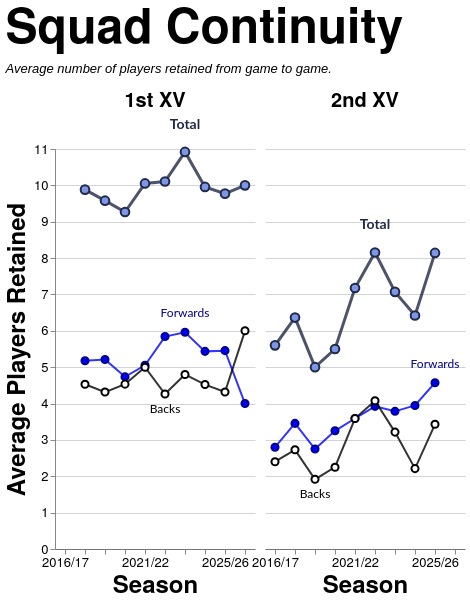

Vega-Lite specification for this chart:
### Vega-Lite specification from a JSON file in a GitHub repository (floating-point values rounded to 4 significant figures)
{"config": {"axis": {"labelFont": "PT Sans Narrow, Helvetica Neue, Helvetica, Arial, sans-serif", "titleFont": "PT Sans Narrow, Helvetica Neue, Helvetica, Arial, sans-serif", "labelFontSize": 13, "titleFontSize": 24, "gridColor": "#202947", "gridOpacity": 0.2, "zindex": 1}, "text": {"font": "Lato, sans-serif"}, "bar": {"cornerRadiusEnd": 5}, "header": {"labelFont": "PT Sans Narrow, Helvetica Neue, Helvetica, Arial, sans-serif", "titleFont": "PT Sans Narrow, Helvetica Neue, Helvetica, Arial, sans-serif", "labelFontSize": 24, "titleFontSize": 28, "labelFontWeight": "bold", "orient": "left"}, "legend": {"labelFont": "PT Sans Narrow, Helvetica Neue, Helvetica, Arial, sans-serif", "titleFont": "PT Sans Narrow, Helvetica Neue, Helvetica, Arial, sans-serif", "labelFontSize": 14, "titleFontSize": 16, "titlePadding": 5, "fillColor": "white", "strokeColor": "black", "padding": 10, "titleFontWeight": "lighter", "titleFontStyle": "italic", "titleColor": "gray", "offset": 10}, "title": {"font": "PT Sans Narrow, Helvetica Neue, Helvetica, Arial, sans-serif", "fontSize": 48, "fontWeight": "bold", "anchor": "start", "align": "center", "titlePadding": 20, "subtitlePadding": 10, "subtitleFontSize": 13, "subtitleColor": "", "subtitleFontStyle": "italic", "offset": 15, "color": "black"}, "axisX": {"labelAngle": 0}, "facet": {"title": null, "header": null, "align": {"row": "each", "column": "each"}, "spacing": 10}, "resolve": {"scale": {"y": "independent", "facet": "independent"}}, "background": "transparent", "scale": {"offsetBandPaddingOuter": 0.2, "offsetBandPaddingInner": 0.1}, "view": {"stroke": null, "background": "transparent"}}, "data": {"name": "data-5671cdf89bb172ab61630fdff52f1200"}, "facet": {"column": {"field": "squad", "header": {"labelExpr": "datum.value + ' XV'", "labelFontSize": 20, "labelPadding": 6}, "sort": ["1st", "2nd"], "title": null, "type": "nominal"}}, "spec": {"layer": [{"mark": {"type": "line", "color": "#202946", "opacity": 0.8, "point": {"filled": true, "color": "#7d96e8", "stroke": "#202946", "size": 75, "strokeWidth": 2}, "strokeWidth": 3}, "encoding": {"detail": [{"field": "unit", "type": "nominal"}], "tooltip": [{"field": "season", "title": "Season", "type": "ordinal"}, {"field": "squad", "title": "Squad", "type": "nominal"}, {"field": "unit", "title": "Unit", "type": "nominal"}, {"field": "retained", "format": ".1f", "title": "Avg Retained", "type": "quantitative"}], "x": {"axis": {"labelAngle": 0, "labelOverlap": "parity"}, "field": "season", "sort": "ascending", "title": "Season", "type": "ordinal"}, "y": {"axis": {"tickMinStep": 1}, "field": "retained", "scale": {"zero": true}, "title": "Average Players Retained", "type": "quantitative"}}, "transform": [{"filter": "(datum.unit === 'Total')"}]}, {"mark": {"type": "line", "color": "blue", "opacity": 0.8, "point": {"filled": true, "color": "blue", "stroke": "darkblue", "size": 50, "strokeWidth": 2}, "strokeWidth": 2}, "encoding": {"detail": [{"field": "unit", "type": "nominal"}], "tooltip": [{"field": "season", "title": "Season", "type": "ordinal"}, {"field": "squad", "title": "Squad", "type": "nominal"}, {"field": "unit", "title": "Unit", "type": "nominal"}, {"field": "retained", "format": ".1f", "title": "Avg Retained", "type": "quantitative"}], "x": {"axis": {"labelAngle": 0, "labelOverlap": "parity"}, "field": "season", "sort": "ascending", "title": "Season", "type": "ordinal"}, "y": {"axis": {"tickMinStep": 1}, "field": "retained", "scale": {"zero": true}, "title": "Average Players Retained", "type": "quantitative"}}, "transform": [{"filter": "(datum.unit === 'Forwards')"}]}, {"mark": {"type": "line", "color": "black", "opacity": 0.8, "point": {"filled": true, "color": "white", "stroke": "black", "size": 50, "strokeWidth": 2}, "strokeWidth": 2}, "encoding": {"detail": [{"field": "unit", "type": "nominal"}], "tooltip": [{"field": "season", "title": "Season", "type": "ordinal"}, {"field": "squad", "title": "Squad", "type": "nominal"}, {"field": "unit", "title": "Unit", "type": "nominal"}, {"field": "retained", "format": ".1f", "title": "Avg Retained", "type": "quantitative"}], "x": {"axis": {"labelAngle": 0, "labelOverlap": "parity"}, "field": "season", "sort": "ascending", "title": "Season", "type": "ordinal"}, "y": {"axis": {"tickMinStep": 1}, "field": "retained", "scale": {"zero": true}, "title": "Average Players Retained", "type": "quantitative"}}, "transform": [{"filter": "(datum.unit === 'Backs')"}]}, {"mark": {"type": "text", "align": "center", "baseline": "bottom", "color": "#202946", "dx": 0, "dy": -20, "fontSize": 14, "fontWeight": "bold"}, "encoding": {"detail": [{"field": "unit", "type": "nominal"}], "text": {"value": "Total"}, "tooltip": [{"field": "season", "title": "Season", "type": "ordinal"}, {"field": "squad", "title": "Squad", "type": "nominal"}, {"field": "unit", "title": "Unit", "type": "nominal"}, {"field": "retained", "format": ".1f", "title": "Avg Retained", "type": "quantitative"}], "x": {"field": "season", "type": "ordinal"}, "y": {"field": "retained", "type": "quantitative"}}, "transform": [{"filter": "(datum.unit === 'Total')"}, {"calculate": "toNumber(split(datum.season, '/')[0])", "as": "season_order"}, {"joinaggregate": [{"op": "max", "field": "retained", "as": "max_value"}, {"op": "min", "field": "retained", "as": "min_value"}], "groupby": ["squad"]}, {"filter": "datum.retained > 0"}, {"filter": "datum.retained == datum.max_value"}, {"window": [{"op": "row_number", "field": "", "as": "rank"}], "groupby": ["squad"], "sort": [{"field": "season_order", "order": "descending"}]}, {"filter": "datum.rank == 1"}]}, {"mark": {"type": "text", "align": "center", "baseline": "bottom", "color": "darkblue", "dx": 0, "dy": -12, "fontSize": 12, "fontWeight": "normal"}, "encoding": {"detail": [{"field": "unit", "type": "nominal"}], "text": {"value": "Forwards"}, "tooltip": [{"field": "season", "title": "Season", "type": "ordinal"}, {"field": "squad", "title": "Squad", "type": "nominal"}, {"field": "unit", "title": "Unit", "type": "nominal"}, {"field": "retained", "format": ".1f", "title": "Avg Retained", "type": "quantitative"}], "x": {"field": "season", "type": "ordinal"}, "y": {"field": "retained", "type": "quantitative"}}, "transform": [{"filter": "(datum.unit === 'Forwards')"}, {"calculate": "toNumber(split(datum.season, '/')[0])", "as": "season_order"}, {"joinaggregate": [{"op": "max", "field": "retained", "as": "max_value"}, {"op": "min", "field": "retained", "as": "min_value"}], "groupby": ["squad"]}, {"filter": "datum.retained > 0"}, {"filter": "datum.retained == datum.max_value"}, {"window": [{"op": "row_number", "field": "", "as": "rank"}], "groupby": ["squad"], "sort": [{"field": "season_order", "order": "descending"}]}, {"filter": "datum.rank == 1"}]}, {"mark": {"type": "text", "align": "center", "baseline": "top", "color": "black", "dx": 0, "dy": 10, "fontSize": 12, "fontWeight": "normal"}, "encoding": {"detail": [{"field": "unit", "type": "nominal"}], "text": {"value": "Backs"}, "tooltip": [{"field": "season", "title": "Season", "type": "ordinal"}, {"field": "squad", "title": "Squad", "type": "nominal"}, {"field": "unit", "title": "Unit", "type": "nominal"}, {"field": "retained", "format": ".1f", "title": "Avg Retained", "type": "quantitative"}], "x": {"field": "season", "type": "ordinal"}, "y": {"field": "retained", "type": "quantitative"}}, "transform": [{"filter": "(datum.unit === 'Backs')"}, {"calculate": "toNumber(split(datum.season, '/')[0])", "as": "season_order"}, {"joinaggregate": [{"op": "max", "field": "retained", "as": "max_value"}, {"op": "min", "field": "retained", "as": "min_value"}], "groupby": ["squad"]}, {"filter": "datum.retained > 0"}, {"filter": "datum.retained == datum.min_value"}, {"window": [{"op": "row_number", "field": "", "as": "rank"}], "groupby": ["squad"], "sort": [{"field": "season_order", "order": "descending"}]}, {"filter": "datum.rank == 1"}]}, {"mark": {"type": "point", "color": "#7d96e8", "filled": true, "size": 250, "stroke": "#202946", "strokeWidth": 3}, "encoding": {"detail": [{"field": "unit", "type": "nominal"}], "tooltip": [{"field": "season", "title": "Season", "type": "ordinal"}, {"field": "squad", "title": "Squad", "type": "nominal"}, {"field": "unit", "title": "Unit", "type": "nominal"}, {"field": "retained", "format": ".1f", "title": "Avg Retained", "type": "quantitative"}], "x": {"axis": {"labelAngle": 0, "labelOverlap": "parity"}, "field": "season", "sort": "ascending", "title": "Season", "type": "ordinal"}, "y": {"axis": {"tickMinStep": 1}, "field": "retained", "scale": {"zero": true}, "title": "Average Players Retained", "type": "quantitative"}}, "transform": [{"filter": "datum.unit === 'Total' && datum.isSelected"}]}, {"mark": {"type": "point", "color": "blue", "filled": true, "size": 180, "stroke": "darkblue", "strokeWidth": 3}, "encoding": {"detail": [{"field": "unit", "type": "nominal"}], "tooltip": [{"field": "season", "title": "Season", "type": "ordinal"}, {"field": "squad", "title": "Squad", "type": "nominal"}, {"field": "unit", "title": "Unit", "type": "nominal"}, {"field": "retained", "format": ".1f", "title": "Avg Retained", "type": "quantitative"}], "x": {"axis": {"labelAngle": 0, "labelOverlap": "parity"}, "field": "season", "sort": "ascending", "title": "Season", "type": "ordinal"}, "y": {"axis": {"tickMinStep": 1}, "field": "retained", "scale": {"zero": true}, "title": "Average Players Retained", "type": "quantitative"}}, "transform": [{"filter": "datum.unit === 'Forwards' && datum.isSelected"}]}, {"mark": {"type": "point", "color": "white", "filled": true, "size": 180, "stroke": "black", "strokeWidth": 3}, "encoding": {"detail": [{"field": "unit", "type": "nominal"}], "tooltip": [{"field": "season", "title": "Season", "type": "ordinal"}, {"field": "squad", "title": "Squad", "type": "nominal"}, {"field": "unit", "title": "Unit", "type": "nominal"}, {"field": "retained", "format": ".1f", "title": "Avg Retained", "type": "quantitative"}], "x": {"axis": {"labelAngle": 0, "labelOverlap": "parity"}, "field": "season", "sort": "ascending", "title": "Season", "type": "ordinal"}, "y": {"axis": {"tickMinStep": 1}, "field": "retained", "scale": {"zero": true}, "title": "Average Players Retained", "type": "quantitative"}}, "transform": [{"filter": "datum.unit === 'Backs' && datum.isSelected"}]}], "height": 400, "width": 200}, "spacing": 10, "title": {"text": "Squad Continuity", "subtitle": ["Average number of players retained from game to game."]}, "$schema": "https://vega.github.io/schema/vega-lite/v5.20.1.json", "datasets": {"data-5671cdf89bb172ab61630fdff52f1200": [{"season": "2017/18", "squad": "1st", "unit": "Total", "retained": 9.882}, {"season": "2017/18", "squad": "1st", "unit": "Forwards", "retained": 5.176}, {"season": "2017/18", "squad": "1st", "unit": "Backs", "retained": 4.529}, {"season": "2018/19", "squad": "1st", "unit": "Total", "retained": 9.579}, {"season": "2018/19", "squad": "1st", "unit": "Forwards", "retained": 5.211}, {"season": "2018/19", "squad": "1st", "unit": "Backs", "retained": 4.316}, {"season": "2019/20", "squad": "1st", "unit": "Total", "retained": 9.267}, {"season": "2019/20", "squad": "1st", "unit": "Forwards", "retained": 4.733}, {"season": "2019/20", "squad": "1st", "unit": "Backs", "retained": 4.533}, {"season": "2021/22", "squad": "1st", "unit": "Total", "retained": 10.05}, {"season": "2021/22", "squad": "1st", "unit": "Forwards", "retained": 5.053}, {"season": "2021/22", "squad": "1st", "unit": "Backs", "retained": 5.0}, {"season": "2022/23", "squad": "1st", "unit": "Total", "retained": 10.11}, {"season": "2022/23", "squad": "1st", "unit": "Forwards", "retained": 5.842}, {"season": "2022/23", "squad": "1st", "unit": "Backs", "retained": 4.263}, {"season": "2023/24", "squad": "1st", "unit": "Total", "retained": 10.92}, {"season": "2023/24", "squad": "1st", "unit": "Forwards", "retained": 5.96}, {"season": "2023/24", "squad": "1st", "unit": "Backs", "retained": 4.8}, {"season": "2024/25", "squad": "1st", "unit": "Total", "retained": 9.957}, {"season": "2024/25", "squad": "1st", "unit": "Forwards", "retained": 5.435}, {"season": "2024/25", "squad": "1st", "unit": "Backs", "retained": 4.522}, {"season": "2025/26", "squad": "1st", "unit": "Total", "retained": 9.773}, {"season": "2025/26", "squad": "1st", "unit": "Forwards", "retained": 5.455}, {"season": "2025/26", "squad": "1st", "unit": "Backs", "retained": 4.318}, {"season": "2026/27", "squad": "1st", "unit": "Total", "retained": 10.0}, {"season": "2026/27", "squad": "1st", "unit": "Forwards", "retained": 4.0}, {"season": "2026/27", "squad": "1st", "unit": "Backs", "retained": 6.0}, {"season": "2016/17", "squad": "2nd", "unit": "Total", "retained": 5.6}, {"season": "2016/17", "squad": "2nd", "unit": "Forwards", "retained": 2.8}, {"season": "2016/17", "squad": "2nd", "unit": "Backs", "retained": 2.4}, {"season": "2017/18", "squad": "2nd", "unit": "Total", "retained": 6.364}, {"season": "2017/18", "squad": "2nd", "unit": "Forwards", "retained": 3.455}, {"season": "2017/18", "squad": "2nd", "unit": "Backs", "retained": 2.727}, {"season": "2018/19", "squad": "2nd", "unit": "Total", "retained": 5.0}, {"season": "2018/19", "squad": "2nd", "unit": "Forwards", "retained": 2.75}, {"season": "2018/19", "squad": "2nd", "unit": "Backs", "retained": 1.917}, {"season": "2019/20", "squad": "2nd", "unit": "Total", "retained": 5.5}, {"season": "2019/20", "squad": "2nd", "unit": "Forwards", "retained": 3.25}, {"season": "2019/20", "squad": "2nd", "unit": "Backs", "retained": 2.25}, {"season": "2021/22", "squad": "2nd", "unit": "Total", "retained": 7.176}, {"season": "2021/22", "squad": "2nd", "unit": "Forwards", "retained": 3.588}, {"season": "2021/22", "squad": "2nd", "unit": "Backs", "retained": 3.588}, {"season": "2022/23", "squad": "2nd", "unit": "Total", "retained": 8.154}, {"season": "2022/23", "squad": "2nd", "unit": "Forwards", "retained": 3.923}, {"season": "2022/23", "squad": "2nd", "unit": "Backs", "retained": 4.077}, {"season": "2023/24", "squad": "2nd", "unit": "Total", "retained": 7.071}, {"season": "2023/24", "squad": "2nd", "unit": "Forwards", "retained": 3.786}, {"season": "2023/24", "squad": "2nd", "unit": "Backs", "retained": 3.214}, {"season": "2024/25", "squad": "2nd", "unit": "Total", "retained": 6.421}, {"season": "2024/25", "squad": "2nd", "unit": "Forwards", "retained": 3.947}, {"season": "2024/25", "squad": "2nd", "unit": "Backs", "retained": 2.211}, {"season": "2025/26", "squad": "2nd", "unit": "Total", "retained": 8.143}, {"season": "2025/26", "squad": "2nd", "unit": "Forwards", "retained": 4.571}, {"season": "2025/26", "squad": "2nd", "unit": "Backs", "retained": 3.429}]}}
